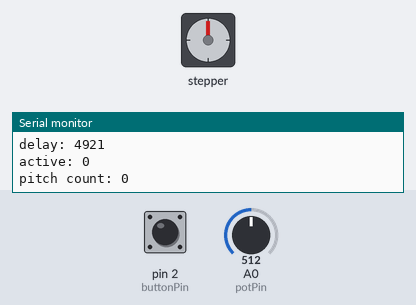
The sketch below on a simulated Arduino Uno, built with avr-gcc and run on an emulated ATmega328P. On the bench: stepper motor, the last lines printed to the serial monitor. The inputs (shaded band) are chosen by the test bench; at power-on: A0 (potPin) = 512, pin 2 (buttonPin) HIGH. Stepper angles assume 200 steps per turn.

Above: at 1.2 s.
1.3 s: A0 (potPin) set to 0
4.3 s: pin 2 (buttonPin) pulled LOW for 0.15 s
7.4 s: pin 2 (buttonPin) pulled LOW for 1 s
At 10.0 s:
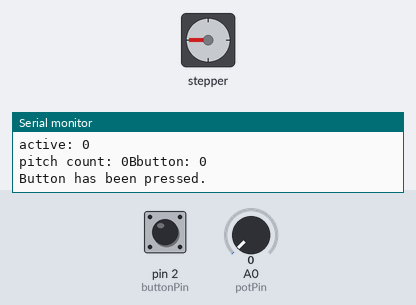
11.2 s: pin 2 (buttonPin) pulled LOW for 0.15 s
14.3 s: pin 2 (buttonPin) driven LOW
At 17.1 s:
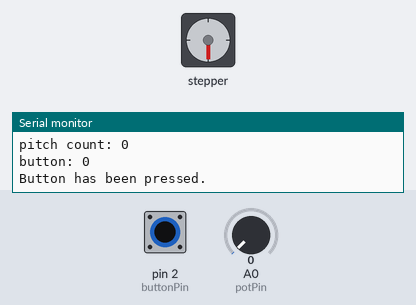
17.3 s: A0 (potPin) set to 38
18.8 s: A0 (potPin) set to 45
Timing chart, 0 to 21.3 s (numbered marks = the images above; inputs shaded):
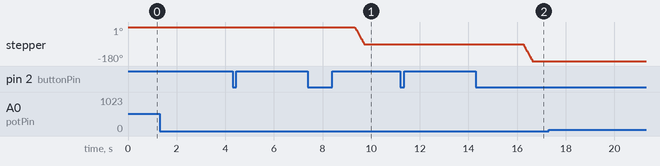

The sketch:

pitch_machine_feeder_basecode.ino
```cpp
#include <Wire.h>
#include <Adafruit_MotorShield.h>
//#include <Adafruit_PWMServoDriver.h>
#include <Adafruit_NeoPixel.h>
#ifdef __AVR__
#include <avr/power.h> // Required for 16 MHz Adafruit Trinket
#endif

//button data
const int buttonPin = 2;

//time since button was last pressed
int button_pressed = 0;

//potentiometer data
const int potPin = 0;
int potVal = 0;

//create stepper motor with 200 steps per revolution on channel 2 (srt consider changing to 1?)
Adafruit_MotorShield AFMS = Adafruit_MotorShield();
Adafruit_StepperMotor *myMotor = AFMS.getStepper(200, 1);

//number of baseballs the device holds
const int maxPitches = 10;

//number of pitches thrown
int pitchCount = 0;

//time in between pitches
int delayTime = 0;

//time to wait before starting pitching
const int startingDelay = 0;  //30*1000;

//currently throwing pitches
bool active = false;

//remote variables
const int remotePin = 3;

//light variables

//digital pin on the Arduino that is connected to the NeoPixels
#define LED_PIN 6

//how many NeoPixels are attached to the Arduino
#define NUM_PIXELS 8

const float MS_BETWEEN_LED = 5000/NUM_PIXELS;
float msBeforeLed = 0;

//Adafruit_NeoPixel pixels(NUM_PIXELS, LED_PIN);


//change consts to DEFINES

void setup() {
  //setup serial monitor at 9600 bps
  Serial.begin(9600);
  Serial.println("START AUTOMATED BASEBALL FEEDER");

  //setup input button
  //high==on==pressed low==off==not pressed
  pinMode(buttonPin, INPUT);
  //pinMode(remotePin, INPUT);

  //setup interrupt to toggle 'active' variable if the button is pressed
  attachInterrupt(digitalPinToInterrupt(buttonPin), buttonPress, FALLING);
  //attachInterrupt(digitalPinToInterrupt(remotePin), remotePress, RISING);

  //initialize the stepper motor with speed 40RPMS
  AFMS.begin();
  myMotor->setSpeed(40);

  /*
  //initilize NeoPixel strip object
  pixels.begin();
  pixels.clear();
  pixels.show();
  pixels.fill(pixels.Color(255, 0, 0), 0);    //sets all pixels to red
  */
}

void loop() {
  //read potentiometer value
  //convert analog (0-1023) to digital (0-255)
  potVal = analogRead(potPin);
  potVal = map(potVal, 0, 1023, 0, 255);

  //calculate the delay time to be between 5 and 10 seconds (depending on where the potentiometer is set)
  delayTime = potVal*(1000)/51 + 5000;

  //LED animation starts with 5 seconds remaining until pitch
  msBeforeLed = delayTime - 5000;

  //turn stepper motor maxPitches times (or until the off button is pressed)
  if (active == true && pitchCount!=maxPitches)
  {
    delay(msBeforeLed);

    for(int i=0; i<NUM_PIXELS; i++){
      //pixels.setPixelColor(i, pixels.Color(0, 255, 255));
      //pixels.show();
      delay(MS_BETWEEN_LED);
    }

    //pixels.fill(pixels.Color(0, 255, 0), 0);
    //pixels.show();

    //turn stepper motor 90 degrees
    myMotor->step(50, BACKWARD, DOUBLE);
    pitchCount++;
    delay(1000);

    //pixels.fill(pixels.Color(255, 0, 0), 0);
    //pixels.show();
  }
  else{
    //pixels.clear();
    //pixels.show();
    Serial.println();
    Serial.println("ELSE");
    Serial.println();
  }

  Serial.println();
  Serial.print("potVal: ");
  Serial.println(potVal);
  Serial.print("delay: ");
  Serial.println(delayTime);
  Serial.print("active: ");
  Serial.println(active);
  Serial.print("pitch count: ");
  Serial.println(pitchCount);
  Serial.print("button: ");
  Serial.println(digitalRead(buttonPin));
}


//if the button is pressed, toggle the active variable
//if turning on, reset pitchCount
void buttonPress(){
  //ignore interrupt if the button was pressed within the last two seconds
  if(millis() - button_pressed < 2000){
    return;
  }
  Serial.println("Button has been pressed.");
  button_pressed = millis();
  active = !active;
  if(active == true){
    pitchCount = 0;
    //pixels.show();
    //delay(startingDelay);
  }
}


void remotePress(){
  //make sure we recieved input
  Serial.println("Remote signal detected");

  buttonPress();
}


/*
Lights
- red when active
- yellow bar filling to indicate timing
  - all full, servo moves
  - ratio for timing
      - how many LEDs in strip
- flash green right before moving

*/
```
